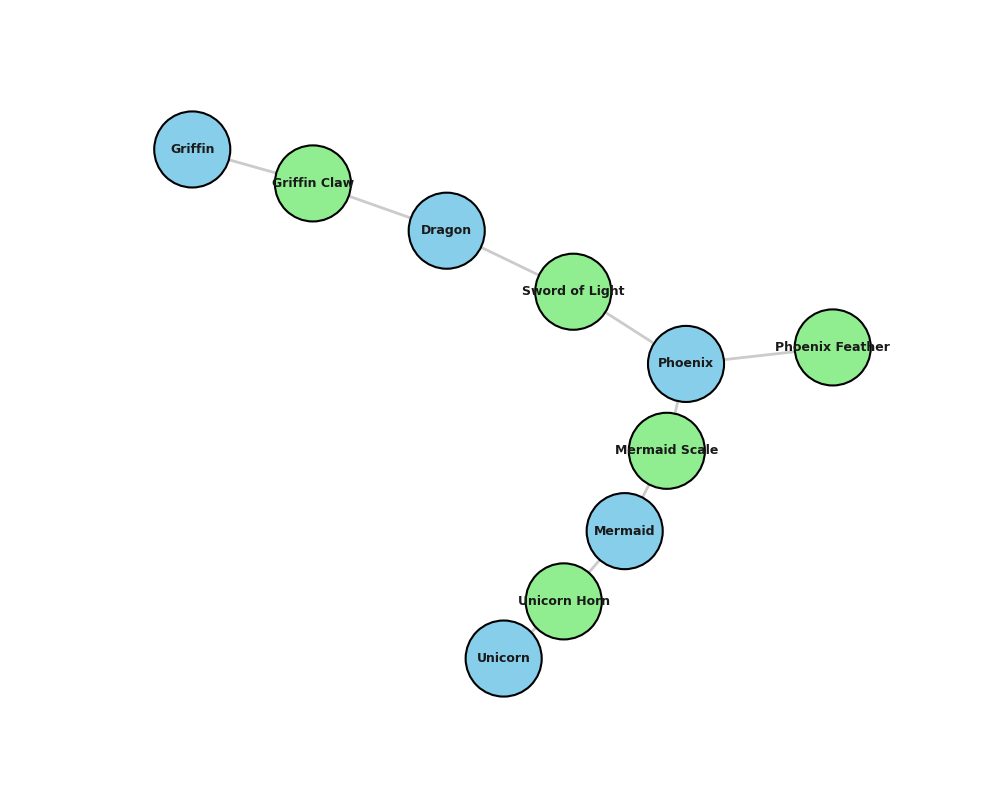

Python code for this plot:
import matplotlib.pyplot as plt
import networkx as nx

nodes = [
    'Dragon', 'Phoenix', 'Unicorn', 'Griffin', 'Mermaid',
    'Sword of Light', 'Phoenix Feather', 'Unicorn Horn', 
    'Griffin Claw', 'Mermaid Scale'
]

edges = [
    ('Dragon', 'Sword of Light'),
    ('Dragon', 'Griffin Claw'),
    ('Phoenix', 'Phoenix Feather'),
    ('Phoenix', 'Sword of Light'),
    ('Unicorn', 'Unicorn Horn'),
    ('Griffin', 'Griffin Claw'),
    ('Mermaid', 'Mermaid Scale'),
    ('Mermaid', 'Unicorn Horn'),
    ('Phoenix', 'Mermaid Scale')
]

G = nx.Graph()
G.add_nodes_from(nodes)
G.add_edges_from(edges)

node_colors = ['skyblue' if ' ' not in node else 'lightgreen' for node in nodes]

pos = nx.spring_layout(G, seed=42)

plt.figure(figsize=(10, 8))
nx.draw_networkx_nodes(G, pos, node_size=3000, node_color=node_colors, edgecolors='black', linewidths=1.5)
nx.draw_networkx_edges(G, pos, width=2, alpha=0.6, edge_color='darkgrey')
nx.draw_networkx_labels(G, pos, font_size=9, font_weight='bold')

plt.axis('off')
plt.show()
